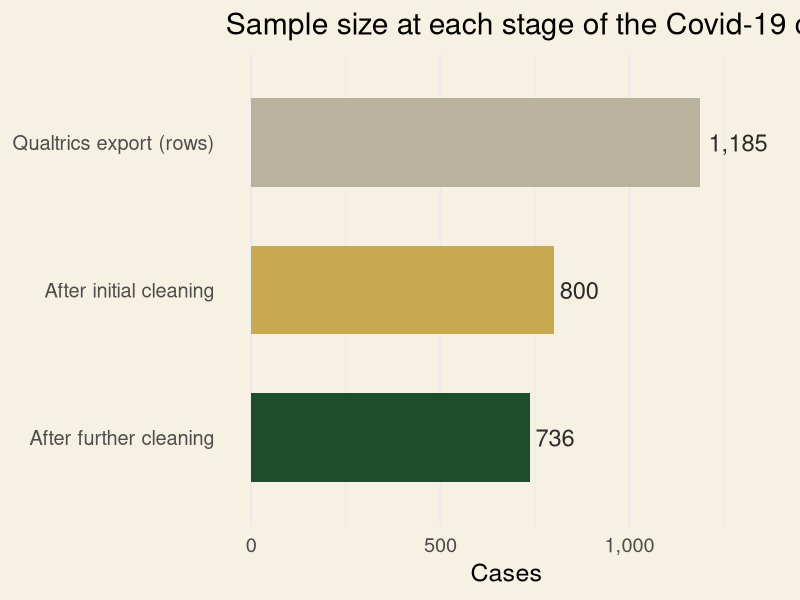

Recreate this plot in R.
## ---- chunk 1
#| label: setup
#| include: false
library(dplyr)
library(ggplot2)
library(haven)
## ---- chunk 2
#| label: labelled-demo
#| code-line-numbers: "|2-7|8|9"
q7 <- labelled(
  c(4, 5, 3, 4, 1),
  labels = c("Very dissatisfied" = 1, "Dissatisfied" = 2, "Neutral" = 3,
             "Satisfied" = 4, "Very satisfied" = 5),
  label = "How satisfied were you with your last coffee shop visit?"
)
print_labels(q7)   # shows the code-to-label key
as_factor(q7)      # turns codes into readable categories
## ---- chunk 3
#| label: recode-demo
#| code-line-numbers: "|5-7|8"
toy <- tibble(notice_raw   = c(1, 7, 8, 9, 10, 11, 12, 8),
              share_bottle = c(7, 6, 2, 1, 4, 5, 3, 7))

toy <- toy |>
  mutate(notice = case_match(notice_raw,
                             7 ~ 2, 8 ~ 3, 9 ~ 4, 10 ~ 5, 11 ~ 6, 12 ~ 7,
                             .default = notice_raw),
         share_bottle_r = 8 - share_bottle)   # reverse a 1-7 item

# Verify: each old code should match exactly one new code
toy |> count(notice_raw, notice)
## ---- chunk 4
#| label: sample-funnel
#| echo: false
#| fig-width: 12
#| fig-height: 4.5
#| fig-align: center
funnel <- tibble(
  stage = factor(c("Qualtrics export (rows)", "After initial cleaning", "After further cleaning"),
                 levels = rev(c("Qualtrics export (rows)", "After initial cleaning", "After further cleaning"))),
  n = c(1185, 800, 736)
)

ggplot(funnel, aes(x = n, y = stage)) +
  geom_col(fill = c("#B9B39E", "#C8A951", "#1E4D2B"), width = 0.6) +
  geom_text(aes(label = scales::comma(n)), hjust = -0.15, size = 6, color = "#2B2B2B") +
  scale_x_continuous(limits = c(0, 1350), labels = scales::comma) +
  labs(x = "Cases", y = NULL,
       title = "Sample size at each stage of the Covid-19 coffee shop study") +
  theme_minimal(base_size = 18) +
  theme(panel.grid.major.y = element_blank(),
        plot.background = element_rect(fill = "#F6F1E3", color = NA))
